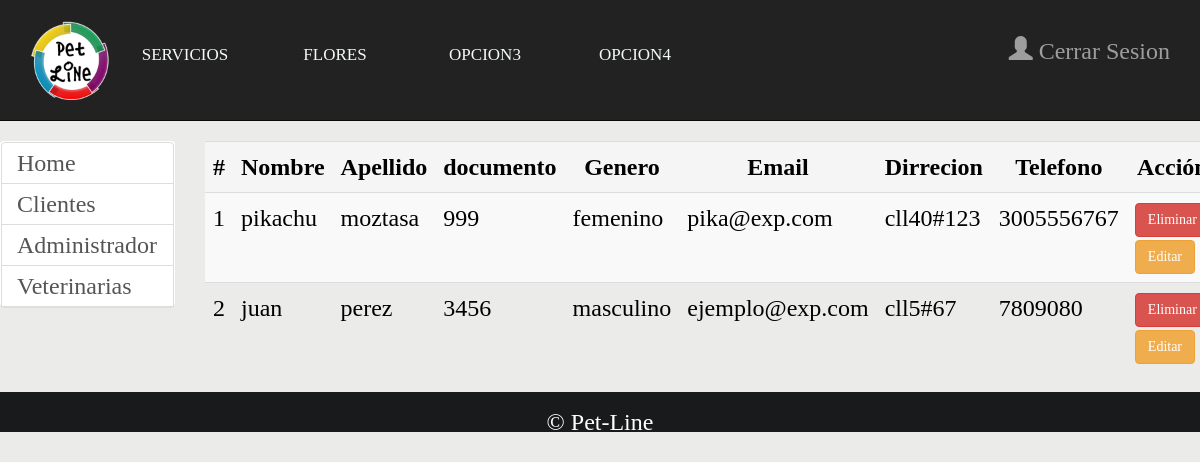
Before: /?controller=Administrador&accion=listaPropietario (signed in) with the older database file.
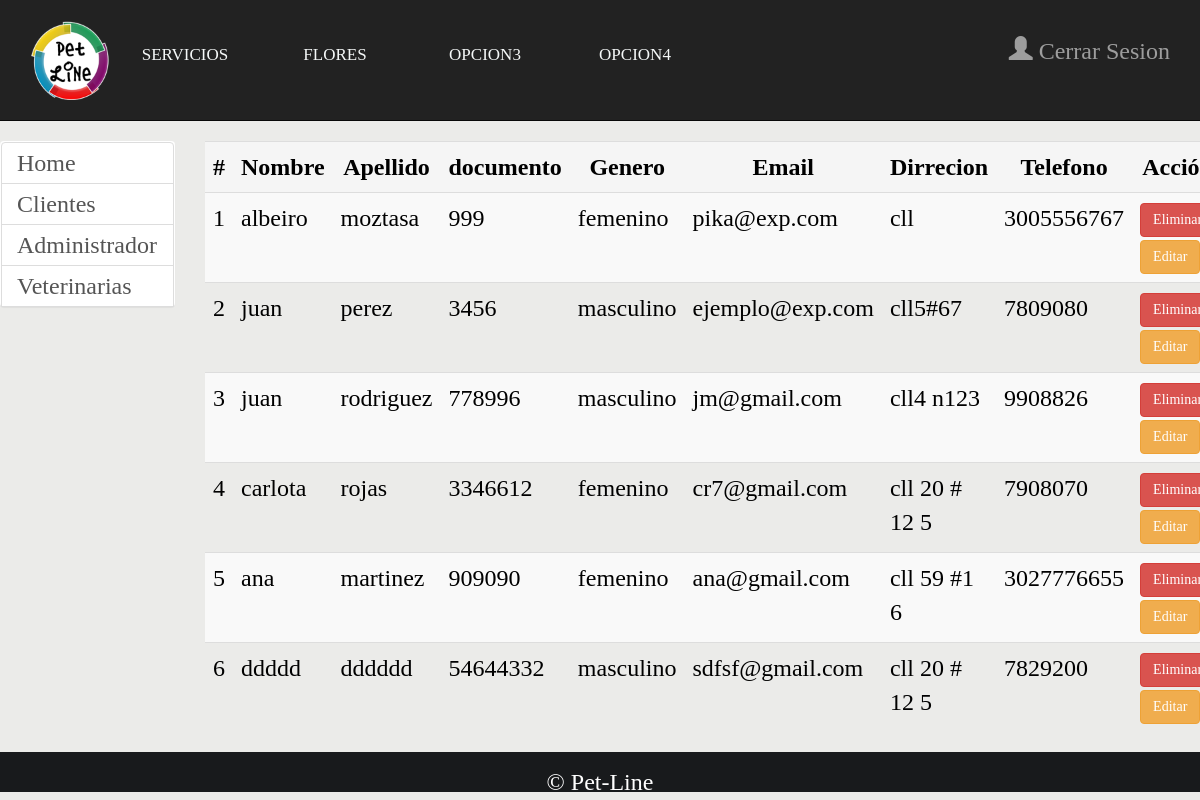
After: the same page with the newer database file.
### tables this page shows
CREATE TABLE IF NOT EXISTS `propietario` (
  `id_propietario` int(11) NOT NULL,
  `nombre` varchar(50) DEFAULT NULL,
  `apellido` varchar(50) DEFAULT NULL,
  `documento` varchar(50) DEFAULT NULL,
  `genero` varchar(50) DEFAULT NULL,
  `email` varchar(255) DEFAULT NULL,
  `direccion` varchar(255) DEFAULT NULL,
  `telefono` varchar(255) DEFAULT NULL,
  `fecha_creacion` date DEFAULT NULL,
  `activo` tinyint(1) NOT NULL DEFAULT '1'
);

### controller/AdministradorControlador.php (called while the page is built, shortened)
<?php
require_once 'model/propietario.php';
class AdministradorControlador{
	private $model,$owner,$vet,$pet,$user;
	public function __construct(){
		$this->owner=new Propietario();
	}
	public function listaPropietario() {
		$propietario = $this->owner;
		$stmt= $propietario->listar();
		require_once 'views/header.php';
		require_once 'views/administrador/listaOwner.php';
		require_once 'views/footer.php';
	}
}
?>

### model/conexion.php (called while the page is built, shortened)
<?php
class Conexion
{
	public function __construct()
	{
		try {
			$this->pdo = new PDO('mysql:host=localhost;dbname=veterinaria;charset=utf8;','root','');
			$this->pdo->setAttribute(PDO::ATTR_ERRMODE, PDO::ERRMODE_EXCEPTION);
			return $this->pdo;
		} catch (PDOException $e) {
			print("Error en la base de datos");
			die($e->getMessage());
		}
	}
}

### model/propietario.php (called while the page is built, shortened)
<?php
class Propietario extends Conexion
{
	private $model,$password,$rol;
	function __construct()
	{
		$this->model=parent::__construct();
	}
	public function listar() {
		$query="SELECT * FROM propietario WHERE activo='1'";
		$stmt=$this->model->prepare($query);
		$stmt->execute();
		return $stmt->fetchAll(PDO::FETCH_OBJ);
	}
}
 ?>

### views/administrador/listaOwner.php (the view)
<?php include_once 'views/administrador/menu.php'; error_reporting('0'); ?>
<div class="row">
	<div class="col-md-2">
	    <?php include_once 'views/administrador/adminMenu.php'; ?>
	</div>
<div class="col-md-10">
	<div class="text-justified">
		<div class="table-responsive">
			<table class="table table-striped table-hover">
				<tr class="active">
					<th><center>#</center> </th>
					<th><center>Nombre</center> </th>
					<th><center>Apellido</center> </th>
					<th><center>documento</center> </th>
					<th><center>Genero</center> </th>
					<th><center>Email</center> </th>
					<th><center>Dirrecion</center> </th>
					<th><center>Telefono</center> </th>
					<th><center>Acción </center></th>
				</tr>
				<tr class="active">
		<?php foreach ($stmt as $key) {
				$i++;
				echo
				'<tr>
				<td>'.$i.'</td>
				<td>'.$key->nombre.'</td>
				<td>'.$key->apellido.'</td>
				<td>'.$key->documento.'</td>
				<td>'.$key->genero.'</td>
				<td>'.$key->email.'</td>
				<td>'.$key->direccion.'</td>
				<td>'.$key->telefono.'</td>
				<td>
				<form method="post" action="?controller=administrador&accion=eliminarPropietario">
				<input type="hidden" name="documento" value='.$key->documento.'>
				<button class="btn btn-danger">Eliminar</button>
				</form>
				</form><form method="post" action="?controller=administrador&accion=insertarPropietario">
				<input type="hidden" name="documento" value='.$key->documento.'>
				<button class="btn btn-warning">Editar</button>
				</form></td>
				</tr>';
			} ?>
				</tr>
			</table>
		</div>
	</div>
</div>
</div>

### index.php (shortened to what this page needs)
<?php
require_once'model/conexion.php';
$controller='login';
if (!isset($_REQUEST['controller'])) {
	$controller= ucwords($controller).'Controlador';
	require_once'controller/'.$controller.'.php';
	$controller= new $controller;
	$controller->index();
}
else {
	$accion= isset($_REQUEST['accion']) ? $_REQUEST['accion'] : 'Index';
	$controller= new $controller;
	call_user_func(array($controller,$accion));
}

### views/header.php (shortened to what this page needs)
<!DOCTYPE html>
<html>
<head>
    <link rel="stylesheet" type="text/css" href="assets/css/bootstrap.css">
	<link rel="stylesheet" type="text/css" href="assets/css/style.css">
	<link rel="stylesheet" type="text/css" href="assets/css/jquery-ui.css">
	<link rel="stylesheet" type="text/css" href="assets/css/jquery-ui.min.css">
	<link rel="stylesheet" type="text/css" href="assets/css/jquery-ui.structure.css">
	<link rel="stylesheet" type="text/css" href="assets/css/jquery-ui.structure.min.css">
	<link rel="stylesheet" type="text/css" href="assets/css/jquery-ui.theme.css">
	<link rel="stylesheet" type="text/css" href="assets/css/jquery-ui.theme.min.css">
	<link rel="stylesheet" type="text/css" href="assets/css/star-rating.css">
	 <link href="assets/css/jplist.core.min.css" rel="stylesheet" type="text/css" />
    <link href="assets/css/jplist.textbox-filter.min.css" rel="stylesheet" type="text/css" />
    <link href="assets/css/jplist.pagination-bundle.min.css" rel="stylesheet" type="text/css" />
    <link href="assets/css/jplist.history-bundle.min.css" rel="stylesheet" type="text/css" />
    <link href="assets/css/jplist.filter-toggle-bundle.min.css" rel="stylesheet" type="text/css" />
</head>
<body>

### views/administrador/menu.php (shortened to what this page needs)
<nav class="navbar navbar-inverse navbar-static-top">
  <div class="container">
    <div class="navbar-header">
      <a class="navbar brand" href="#"><img src="assets/image/logomin.png" alt="Pet-Line">
      </a>
    </div>
    <div id="navbar" class="navbar-collapse collapse">
      <ul class="nav navbar-nav">
     <li><a href="#servicios"><input type="button" class="button-yllw" value="servicios" /></a></li>
     <li><a href="#"><input type="button" class="button-blue" value="flores" /></a></li>
     <li><a href="#"><input type="button" class="button-green" value="opcion3" /></a></li>
     <li><a href="#"><input type="button" class="button-violet" value="opcion4" /></a></li>
  	</ul>
  	<ul class="nav navbar-nav navbar-right">
  		<br>
	<li><a href="?controller=login&accion=salir" class="button-red"/><span class="glyphicon glyphicon-user"></span> Cerrar Sesion</a></li>
</ul>
    </div>
  </div>
</nav>

### views/administrador/adminMenu.php (shortened to what this page needs)
 <div id="MainMenu">
	<div class="list-group panel">
	  	<a href="?controller=Administrador&accion=index" class="list-group-item list-group-item-inverse"  data-parent="#MainMenu">Home</a>
	    <a href="#funcionarios" class="list-group-item list-group-item-inverse" data-toggle="collapse" data-parent="#MainMenu">Clientes</a>
	    <a href="#administrador" class="list-group-item list-group-item-inverse" data-toggle="collapse" data-parent="#MainMenu">Administrador</a>
	    <a href="#veterinaria" class="list-group-item list-group-item-inverse" data-toggle="collapse" data-parent="#MainMenu">Veterinarias</a>
	</div>
</div>

### views/footer.php
<div class="footer">
<br>
	<p>&copy; Pet-Line</p>
</div>
</body>
</html>

### assets/css/style.css (style rules this page uses)
body { font-family: 'Cinzel', serif; background-color: #EBEBE9; color: #000000; line-height: 1.2em; font-size: 24px; line-height: 20px; }
.navbar .brand img { width: 80px; height: 80px; align-items: center; }
.button-yllw, .button:visited, .button:focus { display:inline-block; border:hidden; text-transform:uppercase; color:#F5F8F8; background-color:transparent; font-size:17px; line-height:auto; height:80px; width: 120px; }
.button-blue, .button:visited, .button:focus { display:inline-block; border:hidden; text-transform:uppercase; color:#F5F8F8; background-color:transparent; font-size:17px; line-height:auto; height:80px; width: 120px; }
.button-green, .button:visited, .button:focus { display:inline-block; border:hidden; text-transform:uppercase; color:#F5F8F8; background-color:transparent; font-size:17px; line-height:auto; height:80px; width: 120px; }
.button-violet, .button:visited, .button:focus { display:inline-block; border:hidden; text-transform:uppercase; color:#F5F8F8; background-color:transparent; font-size:17px; line-height:auto; height:80px; width: 120px; }
.footer { background: #181A1C; text-align: center; position: fixed-bottom; bottom:auto; left:auto; bottom: 0px; margin-bottom: 0px; width: 100%; }
.footer > p { color: #fff; margin:0; }

Changed rows visible on the page:
changed propietario "moztasa": nombre "pikachu" → "albeiro"; direccion "cll40#123" → "cll"
added propietario: nombre "juan", apellido "rodriguez", documento "778996", genero "masculino", email "jm@gmail.com", direccion "cll4 n123", telefono "9908826"
added propietario: nombre "carlota", apellido "rojas", documento "3346612", genero "femenino", email "cr7@gmail.com", direccion "cll 20 # 12 5", telefono "7908070"
added propietario: nombre "ana", apellido "martinez", documento "909090", genero "femenino", email "ana@gmail.com", direccion "cll 59 #1 6", telefono "3027776655"
added propietario: nombre "ddddd", apellido "dddddd", documento "54644332", genero "masculino", email "sdfsf@gmail.com", direccion "cll 20 # 12 5", telefono "7829200"
